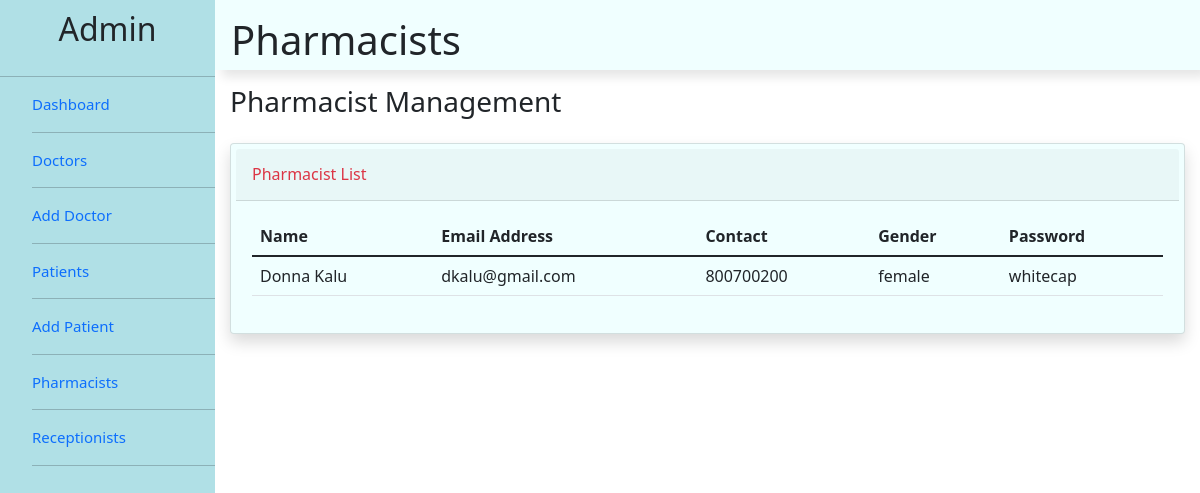
Page /admin/pharmacists.php on the committed database.
### tables this page shows
CREATE TABLE `pharmacist` (
  `id` int(100) NOT NULL,
  `fullname` varchar(100) NOT NULL,
  `contact` int(15) NOT NULL,
  `email` varchar(100) NOT NULL,
  `gender` varchar(100) NOT NULL,
  `password` varchar(15) NOT NULL,
  `cpassword` varchar(15) NOT NULL
);

### admin/pharmacists.php (the view, shortened to what this page needs)
<?php
include("connect.php");
$q = "SELECT * FROM pharmacist ORDER BY id DESC";
$result = $con->query($q);
?>
<html>
    <head>
        <link rel="stylesheet" href="css/bootstrap-5.1.3-dist/css/bootstrap.min.css">
        <link rel="stylesheet" href="css/doc.css">
    </head>
    <body>
        <div class="sidebar">
            <div class="sidebar-title">
                <h2>Admin</h2>
            </div>
            <hr>
            <div class="sidebar-menu">
                <ul class="listItems">
                    <li>
                        <a href="dashboard.php">
                            Dashboard
                        </a>
                    </li>
                    <hr>
                    <li>
                        <a href="doctor.php">
                            Doctors
                        </a>
                    </li>
                    <hr>
                    <li>
                        <a href="addoctor.php">
                            Add Doctor
                        </a>
                    </li>
                    <hr>
                    <li>
                        <a href="patient.php">
                            Patients
                        </a>
                    </li>
                    <hr>
                    <li>
                        <a href="addpatient.php">
                            Add Patient
                        </a>
                    </li>
                    <hr>
                    <li>
                        <a href="pharmacists.php">
                            Pharmacists
                        </a>
                    </li>
                    <hr>
                    <li>
                        <a href="receptionists.php">
                            Receptionists
                        </a>
                    </li>
                    <hr>
                </ul>
            </div>
        </div>
        <div class="main">
            <header>
                <h1>
                    Pharmacists
                </h1>
            </header>
            <section class="home">
                <h1 class="h3 mb-4 text-gray-800">Pharmacist Management</h1>
                <div class="card shadow mb-4">
                    <div class="card-header py-3">
                        <div class="row">
                            <div class="col">
                                <h6 class="m-0 font-weight-bold text-danger">Pharmacist List</h6>
                            </div>
                        </div>
                    </div>
                    <div class="card-body">
                        <div class="table-responsive">
                            <table class="table table-borderd" id="doctor_table" width="100%" cellspacing="0">
                                <thead>
                                    <tr>
                                        <th>Name</th>
                                        <th>Email Address</th>
                                        <th>Contact</th>
                                        <th>Gender</th>
                                        <th>Password</th>
                                    </tr>
                                </thead>
                                    <?php
                                        while($rows=$result->fetch_assoc()){
                                    ?>
                                    <tr>
                                        <td><?php echo $rows['fullname'];?></td>
                                        <td><?php echo $rows['email'];?></td>
                                        <td><?php echo $rows['contact'];?></td>
                                        <td><?php echo $rows['gender'];?></td>
                                        <td><?php echo $rows['password'];?></td>
                                    </tr>
                                    <?php
                                        }
                                    ?>
                            </table>
                        </div>
                    </div>
                </div>
            </section>
        </div>
    </body>
</html>

### admin/css/doc.css (style rules this page uses)
html { background-color: aliceblue; }
.sidebar { width: 215px; position: fixed; left: 0; top: 0; height: 100%; background-color: powderblue; }
.sidebar-title { height: 50px; text-align: center; }
.listItems { list-style: none; }
li { width: 100%; margin-bottom: 1rem; }
ul { list-style: none; }
a { text-decoration: none; cursor: pointer; display: block; font-size: 15; }
.main { margin-left: 215px; }
header { display: flex; justify-content: space-between; padding: 1rem; box-shadow: 7px 7px 10px rgba(0, 0, 0, 0.1); height: 70px; text-align: center; align-content: center; margin-bottom: 5px; background-color: azure; }
.sidebar-title h2 { text-align: center; align-content: center; margin-top: 10px; }
.home { margin-top: 15px; margin-left: 15px; margin-right: 15px; }
.card { padding: 5px; box-shadow: 7px 7px 10px rgba(0, 0, 0, 0.1); background-color: azure; }

### rows in the picture
pharmacist: fullname "Donna Kalu", email "dkalu@gmail.com", contact "800700200", gender "female", password "whitecap"
